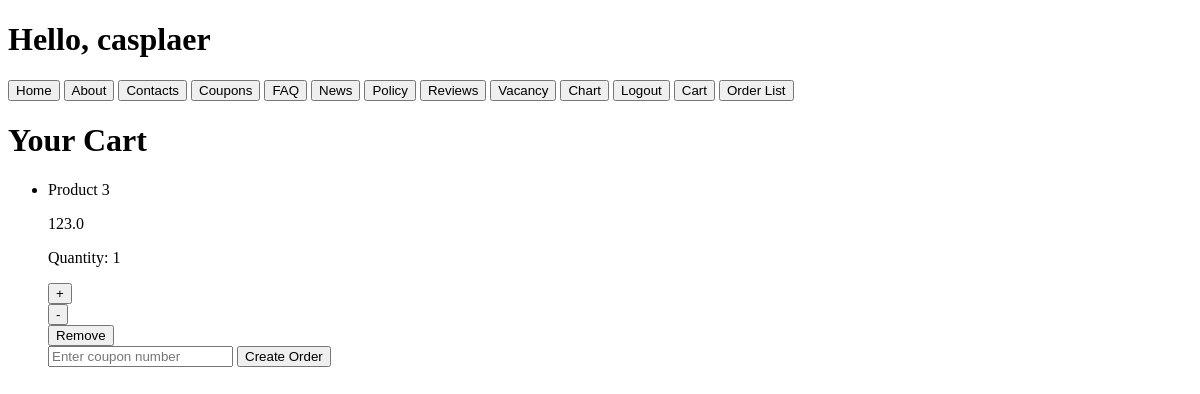
/cart/ (signed in), run on an earlier commit of the app's database.
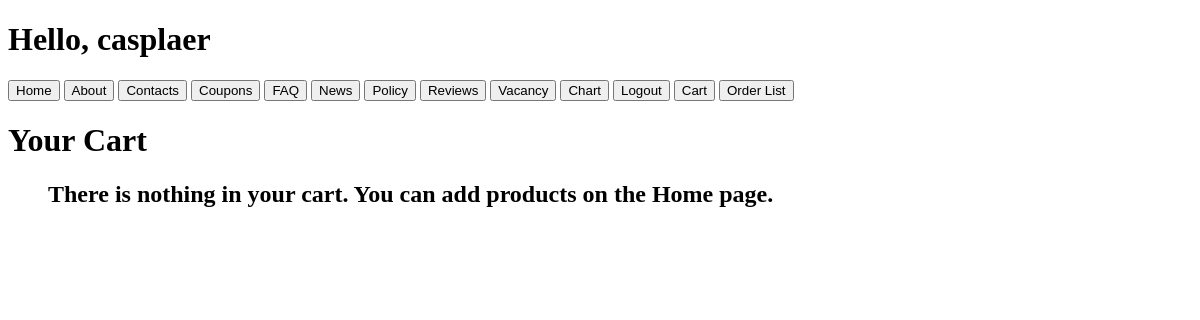
And on a later commit of the database.
### base/models.py (models this page shows, shortened)
class CartItem(models.Model):
    cart = models.ForeignKey(Cart, on_delete=models.CASCADE)
    product = models.ForeignKey(Product, on_delete=models.CASCADE)
    quantity = models.PositiveIntegerField(default=1)

class Product(models.Model):
    UNIT_CHOICES = [
        ('pcs', 'Pieces'),
        ('kg', 'Kilogram'),
        ('l', 'Liter'),
    ]
    CATEGORY_CHOICES = [
        ('cat1', 'Category 1'),
        ('cat2', 'Category 2'),
        ('cat3', 'Category 3'),
    ]
    name = models.CharField(max_length=100, null=False, blank=False)
    description = models.CharField(max_length=700, null=False, blank=False)
    price = models.FloatField(validators=[MinValueValidator(0.1)], blank=False, null=False)
    amount = models.IntegerField(validators=[MinValueValidator(0)], blank=False, null=False)
    unit = models.CharField(choices=UNIT_CHOICES, max_length=3)
    category = models.CharField(choices=CATEGORY_CHOICES, max_length=15)

### base/views.py (the view)
# urls.py: path("cart/", views.view_cart,name='view_cart'),
@login_required(login_url='login')
def view_cart(request):
    cart = Cart.objects.get(user=request.user, is_new=True)
    cartproduct_set = CartItem.objects.filter(cart=cart)
    return render(request, 'base/cart.html', {'cartproduct_set': cartproduct_set})

### base/templates/base/cart.html (shortened to what this page needs)
{%include 'navbar.html'%}
<!DOCTYPE html>
<html lang="en">
<head>
</head>
<body>
    <h1>Your Cart</h1>
    <ul>
        {% if cartproduct_set.count == 0 %}
            <h2>There is nothing in your cart. You can add products on the Home page.</h2>
        {% else %}
            {% for cart_product in cartproduct_set %}
                <li>
                    <p>{{ cart_product.product.name }}</p>
                    <p>{{ cart_product.product.price }}</p>
                    <p>Quantity: {{ cart_product.quantity }}</p>
                    <form method="post" action="{% url 'update_cart' cart_product.id 'increase' %}">
                        <button type="submit">+</button>
                    </form>
                    <form method="post" action="{% url 'update_cart' cart_product.id 'decrease' %}">
                        <button type="submit">-</button>
                    </form>
                    <form method="post" action="{% url 'update_cart' cart_product.id 'remove' %}">
                        <button type="submit">Remove</button>
                    </form>
                </li>
            {% endfor %}
            <form method="get" action="{% url 'create_order' %}">
                <input type="number" name="coupon_number" placeholder="Enter coupon number" />
                <button type="submit">Create Order</button>
            </form>
        {% endif %}
    </ul>
</body>
</html>

What changed in the data, as far as the page shows it:
removed CartItem: product.name "Product 3", product.price "123.0", quantity "1"
Also different on the page:
text no longer shown: "Create Order"
text now shown: "There is nothing in your cart. You can add products on the Home page."
